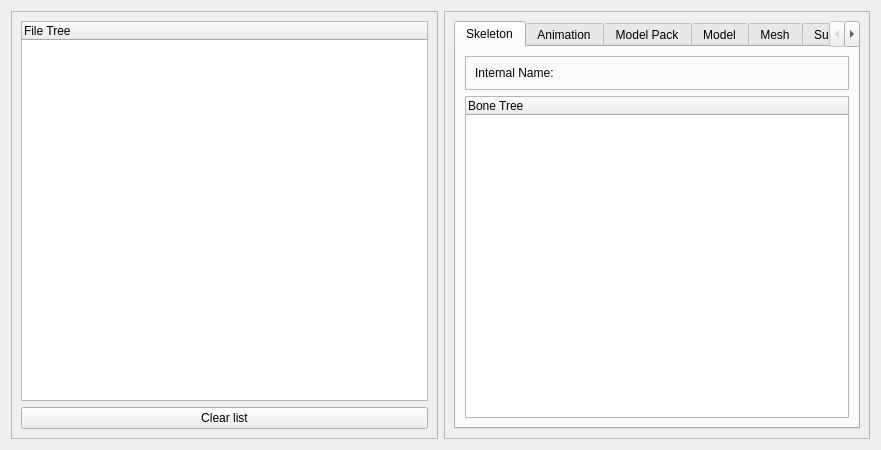
<?xml version="1.0" encoding="UTF-8"?>
<ui version="4.0">
 <class>MainViewer</class>
 <widget class="QWidget" name="MainViewer">
  <property name="geometry">
   <rect>
    <x>0</x>
    <y>0</y>
    <width>881</width>
    <height>450</height>
   </rect>
  </property>
  <property name="windowTitle">
   <string>Form</string>
  </property>
  <layout class="QHBoxLayout" name="horizontalLayout_3">
   <item>
    <widget class="QFrame" name="frame">
     <property name="maximumSize">
      <size>
       <width>16777215</width>
       <height>16777215</height>
      </size>
     </property>
     <property name="frameShape">
      <enum>QFrame::StyledPanel</enum>
     </property>
     <property name="frameShadow">
      <enum>QFrame::Raised</enum>
     </property>
     <layout class="QVBoxLayout" name="verticalLayout_2">
      <item>
       <widget class="QTreeWidget" name="FileTree">
        <column>
         <property name="text">
          <string>File Tree</string>
         </property>
        </column>
       </widget>
      </item>
      <item>
       <widget class="QPushButton" name="ClearFileTreeButton">
        <property name="text">
         <string>Clear list</string>
        </property>
       </widget>
      </item>
     </layout>
    </widget>
   </item>
   <item>
    <widget class="QFrame" name="frame_2">
     <property name="frameShape">
      <enum>QFrame::StyledPanel</enum>
     </property>
     <property name="frameShadow">
      <enum>QFrame::Raised</enum>
     </property>
     <layout class="QHBoxLayout" name="horizontalLayout_2">
      <item>
       <widget class="QTabWidget" name="tabWidget">
        <property name="currentIndex">
         <number>0</number>
        </property>
        <widget class="QWidget" name="tab">
         <attribute name="title">
          <string>Skeleton</string>
         </attribute>
         <layout class="QVBoxLayout" name="verticalLayout_3">
          <item>
           <widget class="QFrame" name="frame_4">
            <property name="frameShape">
             <enum>QFrame::StyledPanel</enum>
            </property>
            <property name="frameShadow">
             <enum>QFrame::Raised</enum>
            </property>
            <layout class="QHBoxLayout" name="horizontalLayout_4">
             <item>
              <widget class="QLabel" name="label_2">
               <property name="minimumSize">
                <size>
                 <width>200</width>
                 <height>0</height>
                </size>
               </property>
               <property name="text">
                <string>Internal Name:</string>
               </property>
              </widget>
             </item>
            </layout>
           </widget>
          </item>
          <item>
           <widget class="QTreeWidget" name="treeWidget">
            <column>
             <property name="text">
              <string>Bone Tree</string>
             </property>
            </column>
           </widget>
          </item>
         </layout>
        </widget>
        <widget class="QWidget" name="tab_2">
         <attribute name="title">
          <string>Animation</string>
         </attribute>
         <layout class="QVBoxLayout" name="verticalLayout_4">
          <item>
           <widget class="QFrame" name="frame_5">
            <property name="frameShape">
             <enum>QFrame::StyledPanel</enum>
            </property>
            <property name="frameShadow">
             <enum>QFrame::Raised</enum>
            </property>
            <layout class="QHBoxLayout" name="horizontalLayout_5">
             <item>
              <widget class="QLabel" name="label_3">
               <property name="minimumSize">
                <size>
                 <width>200</width>
                 <height>0</height>
                </size>
               </property>
               <property name="text">
                <string>Internal Name:</string>
               </property>
              </widget>
             </item>
            </layout>
           </widget>
          </item>
          <item>
           <widget class="QTreeWidget" name="treeWidget_2">
            <column>
             <property name="text">
              <string>Animations</string>
             </property>
            </column>
           </widget>
          </item>
          <item>
           <widget class="QFrame" name="frame_6">
            <property name="frameShape">
             <enum>QFrame::StyledPanel</enum>
            </property>
            <property name="frameShadow">
             <enum>QFrame::Raised</enum>
            </property>
            <layout class="QHBoxLayout" name="horizontalLayout_6">
             <item>
              <widget class="QPushButton" name="pushButton_2">
               <property name="text">
                <string>Pause</string>
               </property>
              </widget>
             </item>
             <item>
              <widget class="QPushButton" name="pushButton_3">
               <property name="text">
                <string>Stop</string>
               </property>
              </widget>
             </item>
            </layout>
           </widget>
          </item>
         </layout>
        </widget>
        <widget class="QWidget" name="tab_3">
         <attribute name="title">
          <string>Model Pack</string>
         </attribute>
         <layout class="QVBoxLayout" name="verticalLayout_5">
          <item>
           <widget class="QGroupBox" name="groupBox">
            <property name="title">
             <string>Global</string>
            </property>
            <layout class="QVBoxLayout" name="verticalLayout">
             <item>
              <widget class="QFrame" name="frame_7">
               <property name="frameShape">
                <enum>QFrame::StyledPanel</enum>
               </property>
               <property name="frameShadow">
                <enum>QFrame::Raised</enum>
               </property>
               <layout class="QHBoxLayout" name="horizontalLayout_7">
                <item>
                 <widget class="QLabel" name="label_4">
                  <property name="minimumSize">
                   <size>
                    <width>130</width>
                    <height>0</height>
                   </size>
                  </property>
                  <property name="text">
                   <string>Vertex Count:</string>
                  </property>
                 </widget>
                </item>
                <item>
                 <widget class="QLabel" name="label_5">
                  <property name="minimumSize">
                   <size>
                    <width>130</width>
                    <height>0</height>
                   </size>
                  </property>
                  <property name="text">
                   <string>Polygon Count:</string>
                  </property>
                 </widget>
                </item>
               </layout>
              </widget>
             </item>
             <item>
              <widget class="QFrame" name="frame_3">
               <property name="frameShape">
                <enum>QFrame::StyledPanel</enum>
               </property>
               <property name="frameShadow">
                <enum>QFrame::Raised</enum>
               </property>
               <layout class="QHBoxLayout" name="horizontalLayout">
                <item>
                 <widget class="QLabel" name="label">
                  <property name="text">
                   <string>Attach to bone:</string>
                  </property>
                 </widget>
                </item>
                <item>
                 <widget class="QComboBox" name="comboBox"/>
                </item>
               </layout>
              </widget>
             </item>
            </layout>
           </widget>
          </item>
         </layout>
        </widget>
        <widget class="QWidget" name="tab_6">
         <attribute name="title">
          <string>Model</string>
         </attribute>
        </widget>
        <widget class="QWidget" name="tab_7">
         <attribute name="title">
          <string>Mesh</string>
         </attribute>
        </widget>
        <widget class="QWidget" name="tab_8">
         <attribute name="title">
          <string>Submesh</string>
         </attribute>
        </widget>
        <widget class="QWidget" name="tab_4">
         <attribute name="title">
          <string>Material</string>
         </attribute>
        </widget>
        <widget class="QWidget" name="tab_5">
         <attribute name="title">
          <string>Texture</string>
         </attribute>
        </widget>
       </widget>
      </item>
     </layout>
    </widget>
   </item>
  </layout>
 </widget>
 <resources/>
 <connections/>
</ui>
